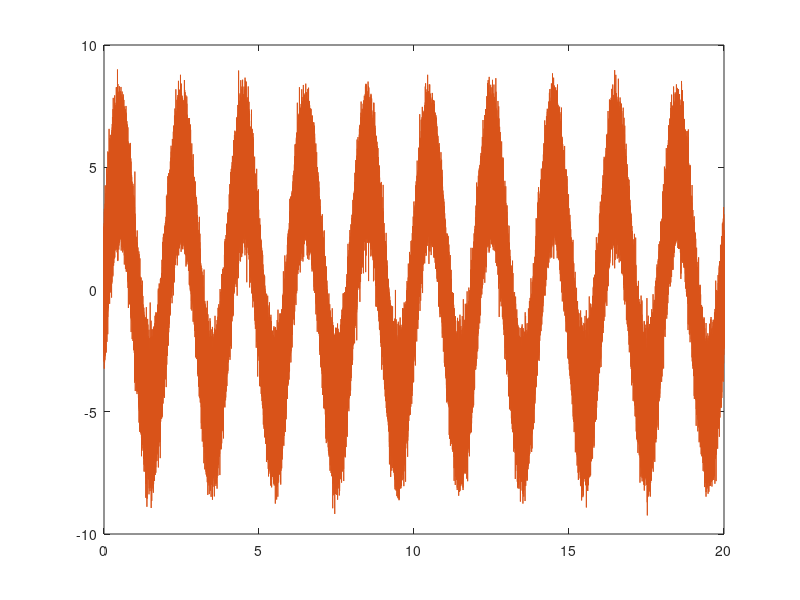
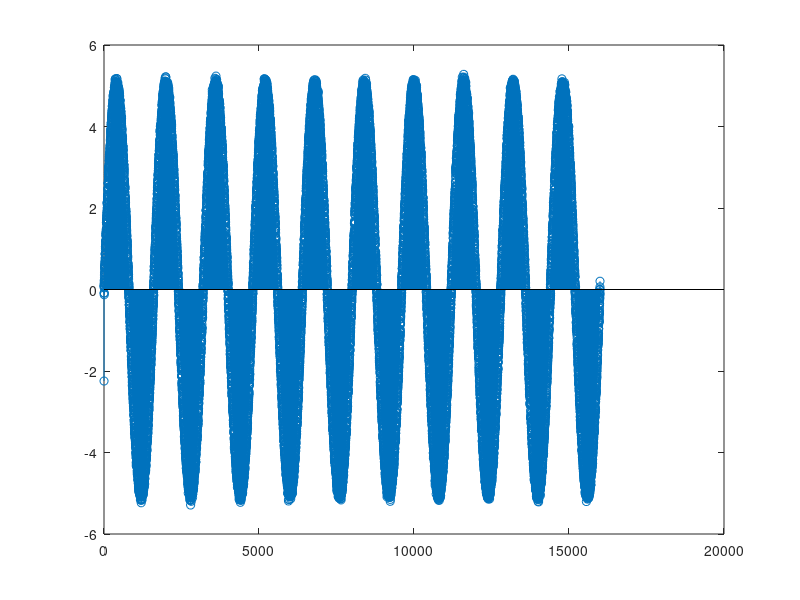
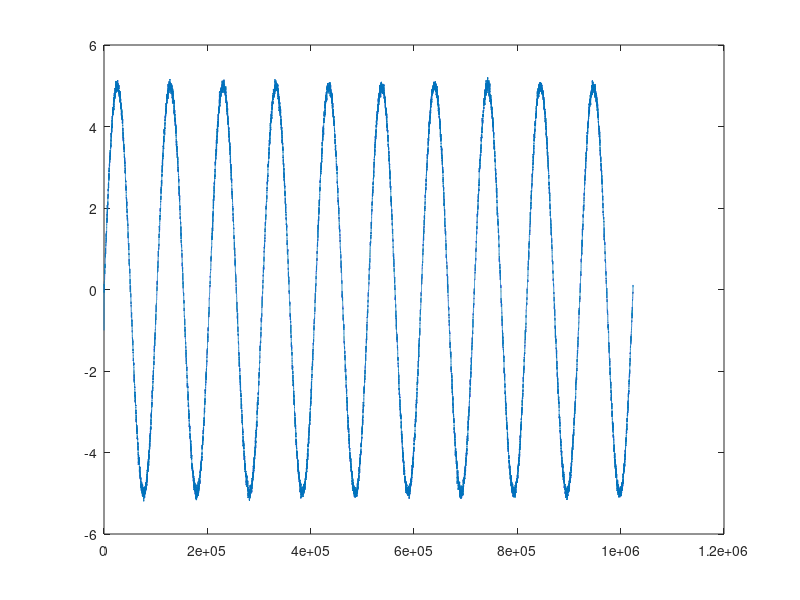

The MATLAB source for these figures, in order:
fs = 1;
fout = 51200;
t = 0:1/fout:20-1/fout;
x = 5*sin(pi*fs*t);
xn = x + randn(size(x));

figure(1);
plot(t,x);
hold on;
plot(t,xn);
hold off;
df = 64;
y = decimate(xn,df,250,'fir');
figure(2);
stem(y);
z = interp(y,df);
figure(3);
plot(z);

